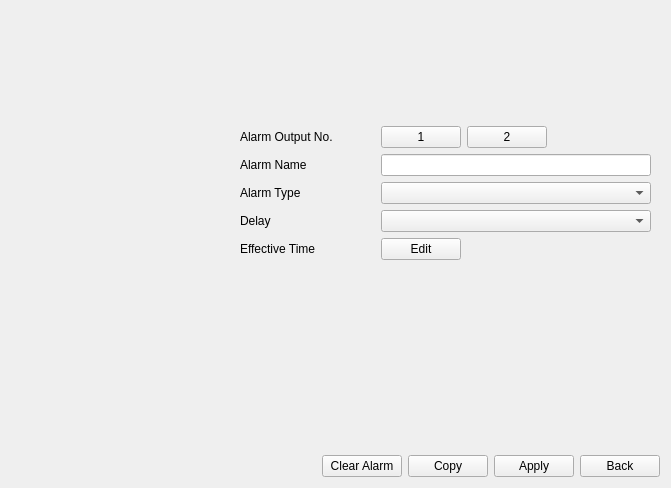
<?xml version="1.0" encoding="UTF-8"?>
<ui version="4.0">
 <class>TabCameraAlarmOutput</class>
 <widget class="QWidget" name="TabCameraAlarmOutput">
  <property name="geometry">
   <rect>
    <x>0</x>
    <y>0</y>
    <width>671</width>
    <height>488</height>
   </rect>
  </property>
  <property name="windowTitle">
   <string>Form</string>
  </property>
  <layout class="QVBoxLayout" name="verticalLayout">
   <item>
    <widget class="QWidget" name="widget_top" native="true">
     <property name="minimumSize">
      <size>
       <width>0</width>
       <height>100</height>
      </size>
     </property>
     <layout class="QHBoxLayout" name="horizontalLayout">
      <property name="leftMargin">
       <number>0</number>
      </property>
      <property name="topMargin">
       <number>0</number>
      </property>
      <property name="rightMargin">
       <number>0</number>
      </property>
      <property name="bottomMargin">
       <number>0</number>
      </property>
      <item>
       <widget class="CommonVideo" name="video" native="true">
        <property name="sizePolicy">
         <sizepolicy hsizetype="Preferred" vsizetype="Preferred">
          <horstretch>1</horstretch>
          <verstretch>0</verstretch>
         </sizepolicy>
        </property>
       </widget>
      </item>
      <item>
       <widget class="ButtonGroup" name="channelGroup" native="true">
        <property name="sizePolicy">
         <sizepolicy hsizetype="Preferred" vsizetype="Preferred">
          <horstretch>2</horstretch>
          <verstretch>0</verstretch>
         </sizepolicy>
        </property>
       </widget>
      </item>
     </layout>
    </widget>
   </item>
   <item>
    <widget class="QWidget" name="widget_bottom" native="true">
     <property name="minimumSize">
      <size>
       <width>0</width>
       <height>100</height>
      </size>
     </property>
     <layout class="QHBoxLayout" name="horizontalLayout_2">
      <property name="leftMargin">
       <number>0</number>
      </property>
      <property name="topMargin">
       <number>0</number>
      </property>
      <property name="rightMargin">
       <number>0</number>
      </property>
      <property name="bottomMargin">
       <number>0</number>
      </property>
      <item>
       <widget class="QWidget" name="widget_3" native="true">
        <property name="sizePolicy">
         <sizepolicy hsizetype="Preferred" vsizetype="Preferred">
          <horstretch>1</horstretch>
          <verstretch>0</verstretch>
         </sizepolicy>
        </property>
       </widget>
      </item>
      <item>
       <widget class="QWidget" name="widget_settings" native="true">
        <property name="sizePolicy">
         <sizepolicy hsizetype="Preferred" vsizetype="Preferred">
          <horstretch>2</horstretch>
          <verstretch>0</verstretch>
         </sizepolicy>
        </property>
        <layout class="QGridLayout" name="gridLayout">
         <item row="2" column="1">
          <widget class="ComboBox" name="comboBox_type"/>
         </item>
         <item row="0" column="0">
          <widget class="QLabel" name="label_output_number">
           <property name="sizePolicy">
            <sizepolicy hsizetype="Preferred" vsizetype="Preferred">
             <horstretch>1</horstretch>
             <verstretch>0</verstretch>
            </sizepolicy>
           </property>
           <property name="text">
            <string>Alarm Output No.</string>
           </property>
          </widget>
         </item>
         <item row="4" column="0">
          <widget class="QLabel" name="label_effectiveTime">
           <property name="text">
            <string>Effective Time</string>
           </property>
          </widget>
         </item>
         <item row="1" column="1">
          <widget class="LineEditAlarmOutName" name="lineEdit_name">
           <property name="sizePolicy">
            <sizepolicy hsizetype="Expanding" vsizetype="Fixed">
             <horstretch>2</horstretch>
             <verstretch>0</verstretch>
            </sizepolicy>
           </property>
           <property name="maxLength">
            <number>32</number>
           </property>
          </widget>
         </item>
         <item row="1" column="0">
          <widget class="QLabel" name="label_name">
           <property name="text">
            <string>Alarm Name</string>
           </property>
          </widget>
         </item>
         <item row="2" column="0">
          <widget class="QLabel" name="label_type">
           <property name="text">
            <string>Alarm Type</string>
           </property>
          </widget>
         </item>
         <item row="3" column="0">
          <widget class="QLabel" name="label_delay">
           <property name="text">
            <string>Delay</string>
           </property>
          </widget>
         </item>
         <item row="3" column="1">
          <widget class="ComboBox" name="comboBox_delay"/>
         </item>
         <item row="0" column="1">
          <widget class="QWidget" name="widget" native="true">
           <layout class="QHBoxLayout" name="horizontalLayout_7">
            <property name="leftMargin">
             <number>0</number>
            </property>
            <property name="topMargin">
             <number>0</number>
            </property>
            <property name="rightMargin">
             <number>0</number>
            </property>
            <property name="bottomMargin">
             <number>0</number>
            </property>
            <item>
             <widget class="MyPushButton" name="pushButton_alarm1">
              <property name="styleSheet">
               <string notr="true">min-width: 40px;</string>
              </property>
              <property name="text">
               <string>1</string>
              </property>
              <property name="checkable">
               <bool>true</bool>
              </property>
             </widget>
            </item>
            <item>
             <widget class="MyPushButton" name="pushButton_alarm2">
              <property name="styleSheet">
               <string notr="true">min-width: 40px;</string>
              </property>
              <property name="text">
               <string>2</string>
              </property>
              <property name="checkable">
               <bool>true</bool>
              </property>
             </widget>
            </item>
            <item>
             <spacer name="horizontalSpacer_4">
              <property name="orientation">
               <enum>Qt::Horizontal</enum>
              </property>
              <property name="sizeHint" stdset="0">
               <size>
                <width>40</width>
                <height>20</height>
               </size>
              </property>
             </spacer>
            </item>
           </layout>
          </widget>
         </item>
         <item row="4" column="1">
          <widget class="QWidget" name="widget" native="true">
           <layout class="QHBoxLayout" name="horizontalLayout_5">
            <property name="leftMargin">
             <number>0</number>
            </property>
            <property name="topMargin">
             <number>0</number>
            </property>
            <property name="rightMargin">
             <number>0</number>
            </property>
            <property name="bottomMargin">
             <number>0</number>
            </property>
            <item>
             <widget class="MyPushButton" name="pushButton_effectiveTime">
              <property name="text">
               <string>Edit</string>
              </property>
             </widget>
            </item>
            <item>
             <spacer name="horizontalSpacer_2">
              <property name="orientation">
               <enum>Qt::Horizontal</enum>
              </property>
              <property name="sizeHint" stdset="0">
               <size>
                <width>40</width>
                <height>20</height>
               </size>
              </property>
             </spacer>
            </item>
           </layout>
          </widget>
         </item>
        </layout>
       </widget>
      </item>
     </layout>
    </widget>
   </item>
   <item>
    <spacer name="verticalSpacer">
     <property name="orientation">
      <enum>Qt::Vertical</enum>
     </property>
     <property name="sizeHint" stdset="0">
      <size>
       <width>20</width>
       <height>120</height>
      </size>
     </property>
    </spacer>
   </item>
   <item>
    <layout class="QHBoxLayout" name="horizontalLayout_3">
     <item>
      <widget class="WidgetMessage" name="widgetMessage" native="true"/>
     </item>
     <item>
      <spacer name="horizontalSpacer">
       <property name="orientation">
        <enum>Qt::Horizontal</enum>
       </property>
       <property name="sizeHint" stdset="0">
        <size>
         <width>40</width>
         <height>20</height>
        </size>
       </property>
      </spacer>
     </item>
     <item>
      <widget class="MyPushButton" name="pushButton_clearAlarm">
       <property name="text">
        <string>Clear Alarm</string>
       </property>
      </widget>
     </item>
     <item>
      <widget class="MyPushButton" name="pushButton_copy">
       <property name="text">
        <string>Copy</string>
       </property>
      </widget>
     </item>
     <item>
      <widget class="MyPushButton" name="pushButton_apply">
       <property name="text">
        <string>Apply</string>
       </property>
      </widget>
     </item>
     <item>
      <widget class="MyPushButton" name="pushButton_back">
       <property name="text">
        <string>Back</string>
       </property>
      </widget>
     </item>
    </layout>
   </item>
  </layout>
 </widget>
 <customwidgets>
  <customwidget>
   <class>ComboBox</class>
   <extends>QComboBox</extends>
   <header>combobox.h</header>
  </customwidget>
  <customwidget>
   <class>MyPushButton</class>
   <extends>QPushButton</extends>
   <header>mypushbutton.h</header>
  </customwidget>
  <customwidget>
   <class>ButtonGroup</class>
   <extends>QWidget</extends>
   <header>buttongroup.h</header>
   <container>1</container>
  </customwidget>
  <customwidget>
   <class>LineEditAlarmOutName</class>
   <extends>QLineEdit</extends>
   <header>LineEditAlarmOutName.h</header>
  </customwidget>
  <customwidget>
   <class>WidgetMessage</class>
   <extends>QWidget</extends>
   <header>widgetmessage.h</header>
   <container>1</container>
  </customwidget>
  <customwidget>
   <class>CommonVideo</class>
   <extends>QWidget</extends>
   <header>commonvideo.h</header>
   <container>1</container>
  </customwidget>
 </customwidgets>
 <resources/>
 <connections/>
</ui>
